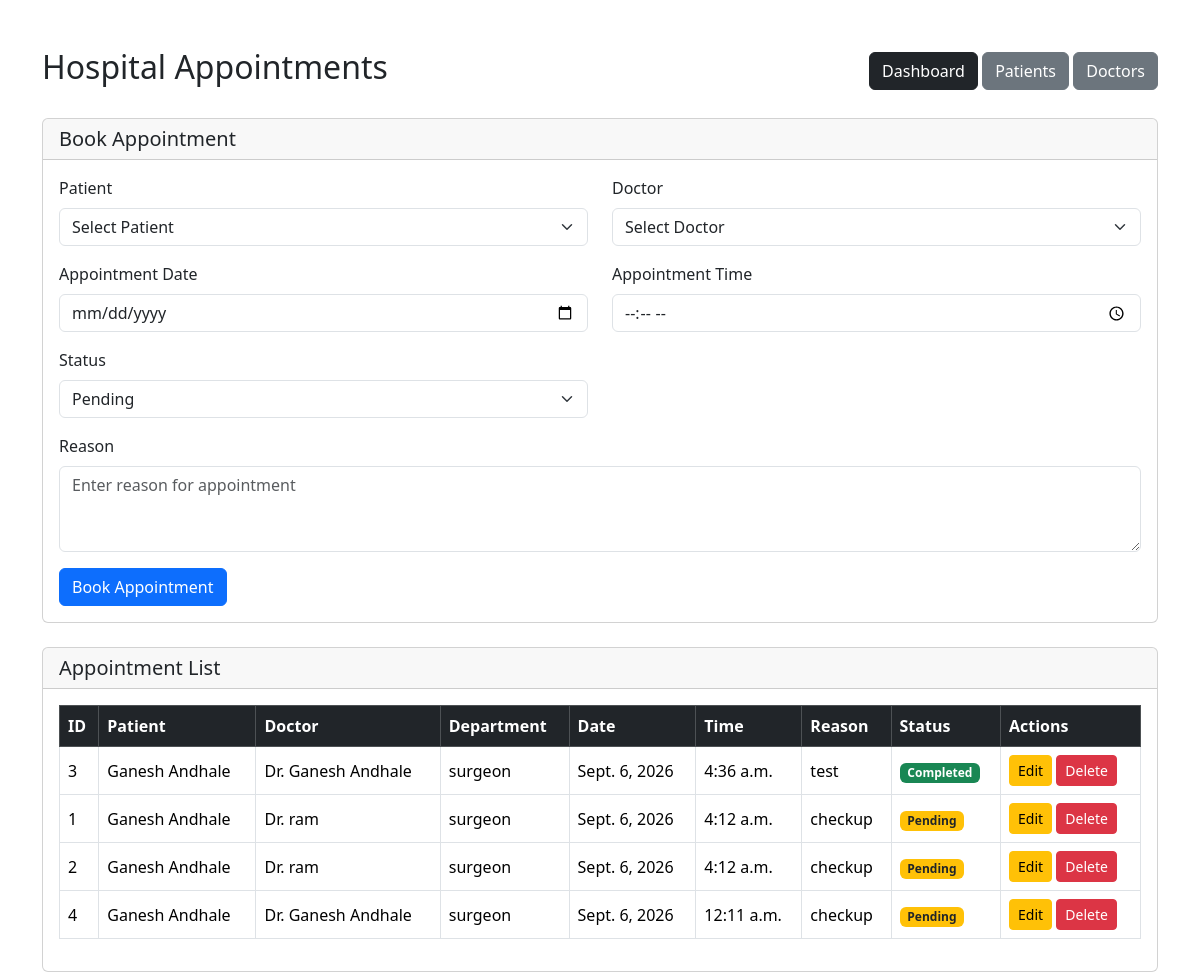
The app's page /appointments/ with its own data.
### appointments/models.py (models this page shows, shortened)
class Appointment(models.Model):
    STATUS_CHOICES = [
        ('Pending', 'Pending'),
        ('Confirmed', 'Confirmed'),
        ('Completed', 'Completed'),
        ('Cancelled', 'Cancelled'),
    ]
    patient = models.ForeignKey(
        Patient,
        on_delete=models.CASCADE,
        related_name='appointments'
    )
    doctor = models.ForeignKey(
        Doctor,
        on_delete=models.CASCADE,
        related_name='appointments'
    )
    appointment_date = models.DateField()
    appointment_time = models.TimeField()
    reason = models.TextField()
    status = models.CharField(
        max_length=20,
        choices=STATUS_CHOICES,
        default='Pending'
    )
    created_at = models.DateTimeField(auto_now_add=True)

### patients/models.py (models this page shows, shortened)
class Patient(models.Model):
    GENDER_CHOICES = [
        ('Male', 'Male'),
        ('Female', 'Female'),
        ('Other', 'Other'),
    ]
    BLOOD_GROUP_CHOICES = [
        ('A+', 'A+'),
        ('A-', 'A-'),
        ('B+', 'B+'),
        ('B-', 'B-'),
        ('AB+', 'AB+'),
        ('AB-', 'AB-'),
        ('O+', 'O+'),
        ('O-', 'O-'),
    ]
    name = models.CharField(max_length=100)
    email = models.EmailField(unique=True)
    phone = models.CharField(max_length=15)
    date_of_birth = models.DateField()
    gender = models.CharField(max_length=10, choices=GENDER_CHOICES)
    blood_group = models.CharField(
        max_length=5,
        choices=BLOOD_GROUP_CHOICES
    )
    address = models.TextField()
    emergency_contact = models.CharField(max_length=15)
    registered_at = models.DateTimeField(auto_now_add=True)
    profile_image = models.ImageField(
        upload_to='patients/',
        blank=True,
        null=True
    )

### doctors/models.py (models this page shows, shortened)
class Doctor(models.Model):
    GENDER_CHOICES = [
        ('Male', 'Male'),
        ('Female', 'Female'),
        ('Other', 'Other'),
    ]
    name = models.CharField(max_length=100)
    email = models.EmailField(unique=True)
    phone = models.CharField(max_length=15)
    gender = models.CharField(max_length=10, choices=GENDER_CHOICES)
    specialization = models.CharField(max_length=100)
    qualification = models.CharField(max_length=150)
    experience = models.PositiveIntegerField(default=0)
    department = models.ForeignKey(
        Department,
        on_delete=models.CASCADE,
        related_name='doctors'
    )
    consultation_fee = models.DecimalField(
        max_digits=10,
        decimal_places=2,
        default=0
    )
    available = models.BooleanField(default=True)
    profile_image = models.ImageField(
        upload_to='doctors/',
        blank=True,
        null=True
    )

### admin_panel/models.py (models this page shows, shortened)
class Department(models.Model):
    name = models.CharField(max_length=100)
    description = models.TextField(blank=True)

### appointments/views.py (the view)
# urls.py: path('appointments/', include('appointments.urls')),
def appointments(request):
    data = Appointment.objects.select_related(
        'patient',
        'doctor',
        'doctor__department'
    ).all().order_by(
        '-appointment_date',
        '-appointment_time'
    )
    patients = Patient.objects.all().order_by('name')
    doctors = Doctor.objects.select_related(
        'department'
    ).all().order_by('name')
    return render(
        request,
        'appointments/appointments.html',
        {
            'data': data,
            'patients': patients,
            'doctors': doctors
        }
    )

### templates/appointments/appointments.html (shortened to what this page needs)
<!DOCTYPE html>
<html lang="en">
<head>
    <link
        href="https://cdn.jsdelivr.net/npm/bootstrap@5.3.3/dist/css/bootstrap.min.css"
        rel="stylesheet">
</head>
<body>
<div class="container mt-5">
    <div class="d-flex justify-content-between align-items-center mb-4">
        <h2>Hospital Appointments</h2>
        <div>
            <a
                href="{% url 'dashboard' %}"
                class="btn btn-dark">
                Dashboard
            </a>
            <a
                href="{% url 'patients' %}"
                class="btn btn-secondary">
                Patients
            </a>
            <a
                href="{% url 'doctors' %}"
                class="btn btn-secondary">
                Doctors
            </a>
        </div>
    </div>
    <div class="card mb-4">
        <div class="card-header">
            <h5 class="mb-0">
                Book Appointment
            </h5>
        </div>
        <div class="card-body">
            <form
                method="POST"
                action="{% url 'appointment_save' %}">
                <div class="row">
                    <div class="col-md-6 mb-3">
                        <label class="form-label">
                            Patient
                        </label>
                        <select
                            name="patient"
                            class="form-select"
                            required>
                            <option value="">
                                Select Patient
                            </option>
                        </select>
                    </div>
                    <div class="col-md-6 mb-3">
                        <label class="form-label">
                            Doctor
                        </label>
                        <select
                            name="doctor"
                            class="form-select"
                            required>
                            <option value="">
                                Select Doctor
                            </option>
                        </select>
                    </div>
                    <div class="col-md-6 mb-3">
                        <label class="form-label">
                            Appointment Date
                        </label>
                        <input
                            type="date"
                            name="appointment_date"
                            class="form-control"
                            required>
                    </div>
                    <div class="col-md-6 mb-3">
                        <label class="form-label">
                            Appointment Time
                        </label>
                        <input
                            type="time"
                            name="appointment_time"
                            class="form-control"
                            required>
                    </div>
                    <div class="col-md-6 mb-3">
                        <label class="form-label">
                            Status
                        </label>
                        <select
                            name="status"
                            class="form-select"
                            required>
                            <option value="Pending">
                                Pending
                            </option>
                        </select>
                    </div>
                    <div class="col-md-12 mb-3">
                        <label class="form-label">
                            Reason
                        </label>
                        <textarea
                            name="reason"
                            class="form-control"
                            rows="3"
                            placeholder="Enter reason for appointment"
                            required></textarea>
                    </div>
                </div>
                <button
                    type="submit"
                    class="btn btn-primary">
                    Book Appointment
                </button>
            </form>
        </div>
    </div>
    <div class="card">
        <div class="card-header">
            <h5 class="mb-0">
                Appointment List
            </h5>
        </div>
        <div class="card-body">
            <div class="table-responsive">
                <table
                    class="table table-bordered table-hover align-middle">
                    <thead class="table-dark">
                        <tr>
                            <th>ID</th>
                            <th>Patient</th>
                            <th>Doctor</th>
                            <th>Department</th>
                            <th>Date</th>
                            <th>Time</th>
                            <th>Reason</th>
                            <th>Status</th>
                            <th>Actions</th>
                        </tr>
                    </thead>
                    <tbody>
                        {% for appointment in data %}
                        <tr>
                            <td>
                                {{ appointment.id }}
                            </td>
                            <td>
                                {{ appointment.patient.name }}
                            </td>
                            <td>
                                Dr. {{ appointment.doctor.name }}
                            </td>
                            <td>
                                {{ appointment.doctor.department.name }}
                            </td>
                            <td>
                                {{ appointment.appointment_date }}
                            </td>
                            <td>
                                {{ appointment.appointment_time }}
                            </td>
                            <td>
                                {{ appointment.reason }}
                            </td>
                            <td>
                                {% if appointment.status == 'Pending' %}
                                <span class="badge bg-warning text-dark">
                                    Pending
                                </span>
                                {% elif appointment.status == 'Confirmed' %}
                                <span class="badge bg-primary">
                                    Confirmed
                                </span>
                                {% elif appointment.status == 'Completed' %}
                                <span class="badge bg-success">
                                    Completed
                                </span>
                                {% else %}
                                <span class="badge bg-danger">
                                    Cancelled
                                </span>
                                {% endif %}
                            </td>
                            <td>
                                <a
                                    href="{% url 'appointment_edit' appointment.id %}"
                                    class="btn btn-warning btn-sm">
                                    Edit
                                </a>
                                <a
                                    href="{% url 'appointment_delete' appointment.id %}"
                                    class="btn btn-danger btn-sm"
                                    onclick="return confirm('Are you sure you want to delete this appointment?');">
                                    Delete
                                </a>
                            </td>
                        </tr>
                        {% endfor %}
                    </tbody>
                </table>
            </div>
        </div>
    </div>
</div>
</body>
</html>

### records on screen
Appointment: id "3", patient.name "Ganesh Andhale", doctor.name "Ganesh Andhale", doctor.department.name "surgeon", appointment_date "Sept. 6, 2026", appointment_time "4:36 a.m.", reason "test", status "Completed"
Appointment: id "1", patient.name "Ganesh Andhale", doctor.name "ram", doctor.department.name "surgeon", appointment_date "Sept. 6, 2026", appointment_time "4:12 a.m.", reason "checkup", status "Pending"
Appointment: id "2", patient.name "Ganesh Andhale", doctor.name "ram", doctor.department.name "surgeon", appointment_date "Sept. 6, 2026", appointment_time "4:12 a.m.", reason "checkup", status "Pending"
Appointment: id "4", patient.name "Ganesh Andhale", doctor.name "Ganesh Andhale", doctor.department.name "surgeon", appointment_date "Sept. 6, 2026", appointment_time "12:11 a.m.", reason "checkup", status "Pending"
